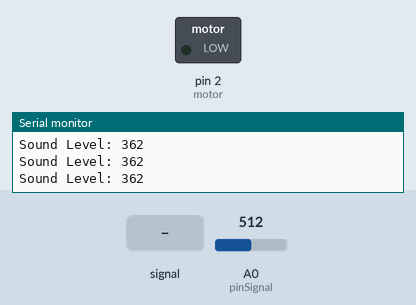
Bench run of a sketch on a simulated Arduino Uno, built with avr-gcc and run on an emulated ATmega328P. Parts: switched loads named in the sketch (green lamp = pin HIGH), the last lines printed to the serial monitor. Dashed ring = blinking. Inputs (shaded band) come from the test bench; at power-on: A0 (pinSignal) = 512.

Above: at 1.2 s.
1.3 s: A0 (pinSignal) fed a 200 Hz sine of ±255 counts around its level
At 3.2 s:
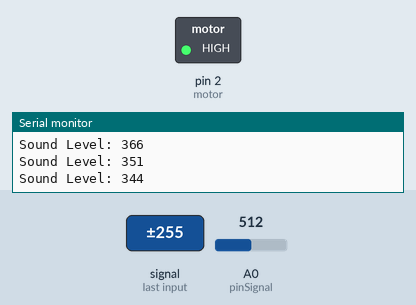
6.0 s: A0 (pinSignal) set to 507
At 6.5 s:
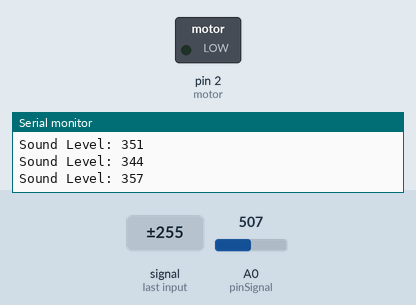
7.6 s: A0 (pinSignal) set to 484
At 8.3 s:
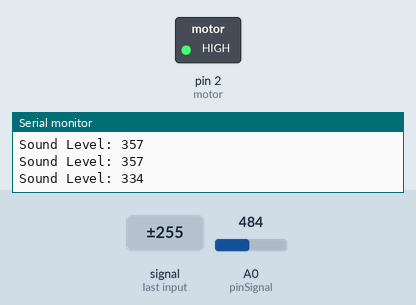
10.6 s: A0 (pinSignal) set to 511
At 12.3 s:
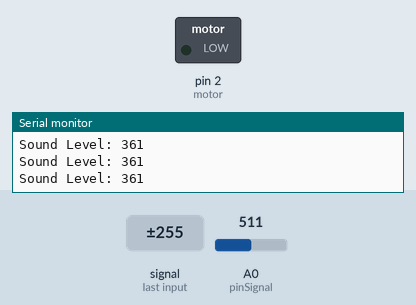
Timing chart, 0 to 13.3 s (numbered marks = the images above; inputs shaded):
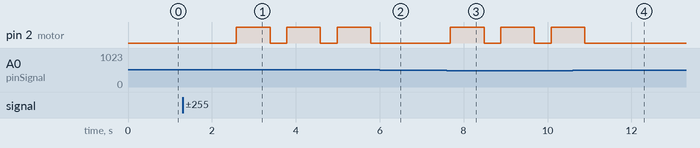

Measured:
- the behaviour switches between 500 and 499 on A0 (pinSignal) (found by bisection; images 2 and 3)
- after the input at 1.3 s, pin 2 (motor): alternates HIGH for 0.80 s and LOW for 0.40 s, starting after 1.3 s
- after the input at 6.0 s, pin 2 (motor): stays LOW (without the input it goes to HIGH after 0.40 s)
- after the input at 7.6 s, pin 2 (motor): alternates HIGH for 0.80 s and LOW for 0.40 s, starting after 0.09 s
- after the input at 10.6 s, pin 2 (motor): goes on until 10.9 s, then stays LOW

The sketch:

ProsthesisCode.ino
```cpp
int num_Measure = 128 ; //number of measurements
int pinSignal = A0; //sound sensor module
long Sound_signal;  //value of Sound Sensor
long sum = 0 ;  //total value of n measurements
long level = 0 ; //average value
int motor = 2; //vibration motor

//To prevent motor from vibrating constantly (Cause it's annoying)
int count = 0;
unsigned long startMillis;
const unsigned long period1 = 10000; //10 seconds
const unsigned long period2 = 5000; //5 seconds
int nestCount;

void setup ()
{
  pinMode (pinSignal, INPUT); //Sound Sensor to input
  pinMode (motor, OUTPUT);  //Motor to output
  Serial.begin (9600);
  startMillis = millis();
}

void loop ()
{
  // Performs 128 signal readings
  for ( int i = 0 ; i <num_Measure; i ++)
  {
   Sound_signal = analogRead (pinSignal);
    sum =sum + Sound_signal;
  }

  level = sum / num_Measure - 150; // Calculate the average value
  Serial.print("Sound Level: ");
  Serial.println(level);
  sum = 0 ;

  /*
    This if statement is just to make sure the motor doesn't vibrate when first turning on
    Since the level value starts at like 150+
    p.s. using delay is pointless, I tried :(
  */
  if(count > 10){
    if(level > 70 && level < 85) //check if noise level is within range
      mediumWarning();
    else if(level > 85 && level < 350)  //check if noise level is within range
      highWarning();
  }
  count++;
  delay(200);
}

void mediumWarning(){
  unsigned long currentMillis = millis();
  if(nestCount >= 10){
    if(currentMillis - startMillis >= period1){
      nestCount = 0;
    }
  }
  if(nestCount <= 10){
    digitalWrite(motor, HIGH);
    delay(300);
    digitalWrite(motor, LOW);
    nestCount++;
  }
}

void highWarning(){
  unsigned long currentMillis = millis();
  if(nestCount >= 10){
    if(currentMillis - startMillis >= period2){
      nestCount = 0;
    }
  }
  if(nestCount <= 10){
    for(int i = 0; i < 3; i++){
    digitalWrite(motor, HIGH);
    delay(800);
    digitalWrite(motor, LOW);
    delay(400);
  }
    nestCount++;
  }
}
```
